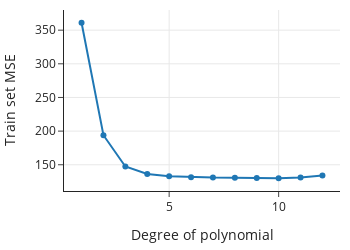

The notebook cell this image was saved under:
### Markdown cell above
To visualize the change in MSE, we plot MSE for each fitted polynomial against its degree:

### Code cell
px.line(x=degree, y=error_train, markers=True,
        labels=dict(x='Degree of polynomial', y='Train set MSE'),
        width=350, height=250)

### Figure 1 — Plotly figure (JSON) as saved in the notebook; plotly's stock layout.template omitted (floating-point values rounded to 4 significant figures)
{"data": [{"hovertemplate": "Degree of polynomial=%{x}<br>Train set MSE=%{y}<extra></extra>", "legendgroup": "", "line": {"color": "#1F77B4", "dash": "solid"}, "marker": {"symbol": "circle"}, "mode": "lines+markers", "name": "", "orientation": "v", "showlegend": false, "type": "scatter", "x": [1, 2, 3, 4, 5, 6, 7, 8, 9, 10, 11, 12], "xaxis": "x", "y": [360.9, 193.9, 147.4, 136.2, 132.8, 131.4, 130.9, 130.9, 130.3, 130.0, 131.2, 133.9], "yaxis": "y"}], "layout": {"height": 250, "legend": {"tracegroupgap": 0}, "width": 350, "xaxis": {"anchor": "y", "autorange": true, "domain": [0, 1], "range": [0.1986, 12.8], "title": {"text": "Degree of polynomial"}, "type": "linear"}, "yaxis": {"anchor": "x", "autorange": true, "domain": [0, 1], "range": [111.0, 380.0], "title": {"text": "Train set MSE"}, "type": "linear"}}}
